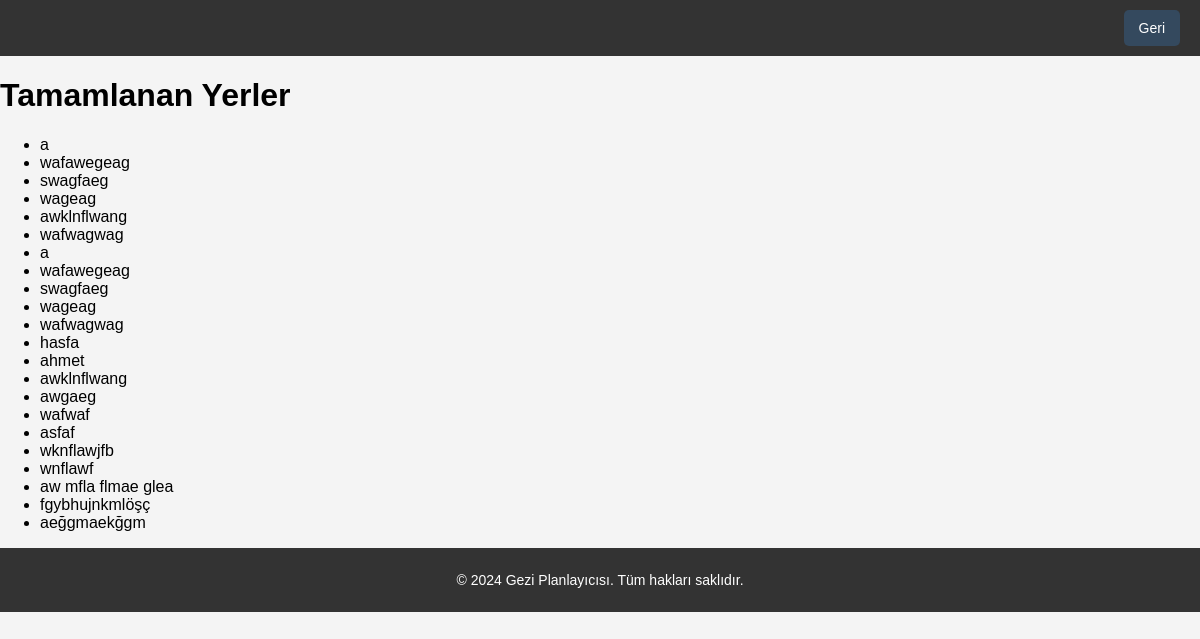
Screenshot of /completed_tasks with the database file from the repository.
### tables this page shows
CREATE TABLE "gorevler" (
	"gorev_ID"	INTEGER NOT NULL,
	"gorev"	TEXT,
	PRIMARY KEY("gorev_ID")
);

### app.py (the view)
@app.route('/completed_tasks')
def completed_tasks():
    conn = get_db_connection()
    completed = conn.execute('SELECT * FROM gorevler').fetchall()
    conn.close()
    return render_template('gezilenyerler.html', tasks=completed)

### app.py (called while the page is built)
def get_db_connection():
    conn = sqlite3.connect('file:users.db?mode=rw', uri=True)
    conn.row_factory = sqlite3.Row     # Veritabanı dosyasının adı
    return conn

### templates/gezilenyerler.html (shortened to what this page needs)
<!DOCTYPE html>
<html lang="tr">
<head>
    <link rel="stylesheet" href="/static/profile.css">
</head>
<body>
    <header>
        <div class="navbar">
            <button id="gezdi-geribtn" class="login-btn" onclick="window.location.href='/profile';">Geri</button>
        </div>
    </header>
    <div class="container">
        <h1>Tamamlanan Yerler</h1>
        <div class="tasks">
            {% if tasks %}
    <ul>
        {% for task in tasks %}
        <li>{{ task['gorev'] }}</li>
        {% endfor %}
    </ul>
    {% else %}
    <p>Henüz tamamlanmış bir görev yok.</p>
    {% endif %}
    <footer>
        <p>&copy; 2024 Gezi Planlayıcısı. Tüm hakları saklıdır.</p>
    </footer>
</body>
</html>

### static/profile.css (style rules this page uses)
body { display: flex; flex-direction: column; margin: 0; font-family: Arial, sans-serif; min-height: 100vh; background-color: #f4f4f4; }
header { background-color: #333; padding: 10px 20px; color: white; }
.navbar { display: flex; justify-content: flex-end; }
.login-btn { background-color: #34495e; color: white; border: none; padding: 10px 15px; border-radius: 5px; cursor: pointer; font-size: 14px; transition: background-color 0.3s ease; }
footer { background-color: #333; color: white; text-align: center; padding: 10px 0; font-size: 14px; }

### rows the page displays
gorevler: gorev "a"
gorevler: gorev "wafawegeag"
gorevler: gorev "swagfaeg"
gorevler: gorev "wageag"
gorevler: gorev "awklnflwang"
gorevler: gorev "wafwagwag"
gorevler: gorev "a"
gorevler: gorev "wafawegeag"
gorevler: gorev "swagfaeg"
gorevler: gorev "wageag"
gorevler: gorev "wafwagwag"
gorevler: gorev "hasfa"
gorevler: gorev "ahmet"
gorevler: gorev "awklnflwang"
gorevler: gorev "awgaeg"
gorevler: gorev "wafwaf"
gorevler: gorev "asfaf"
gorevler: gorev "wknflawjfb"
gorevler: gorev "wnflawf"
gorevler: gorev "aw mfla flmae glea"
gorevler: gorev "fgybhujnkmlöşç"
gorevler: gorev "aeğgmaekğgm"
